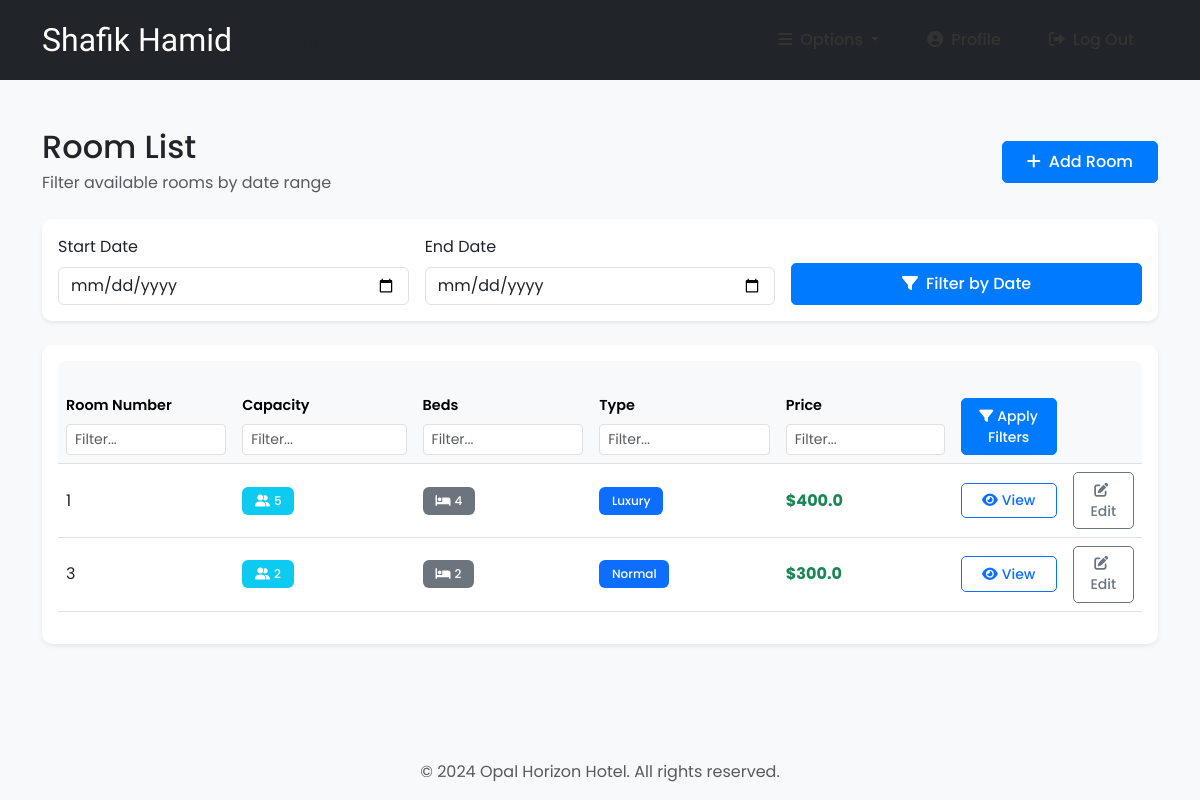
The app's page /rooms/ (signed in), older data.
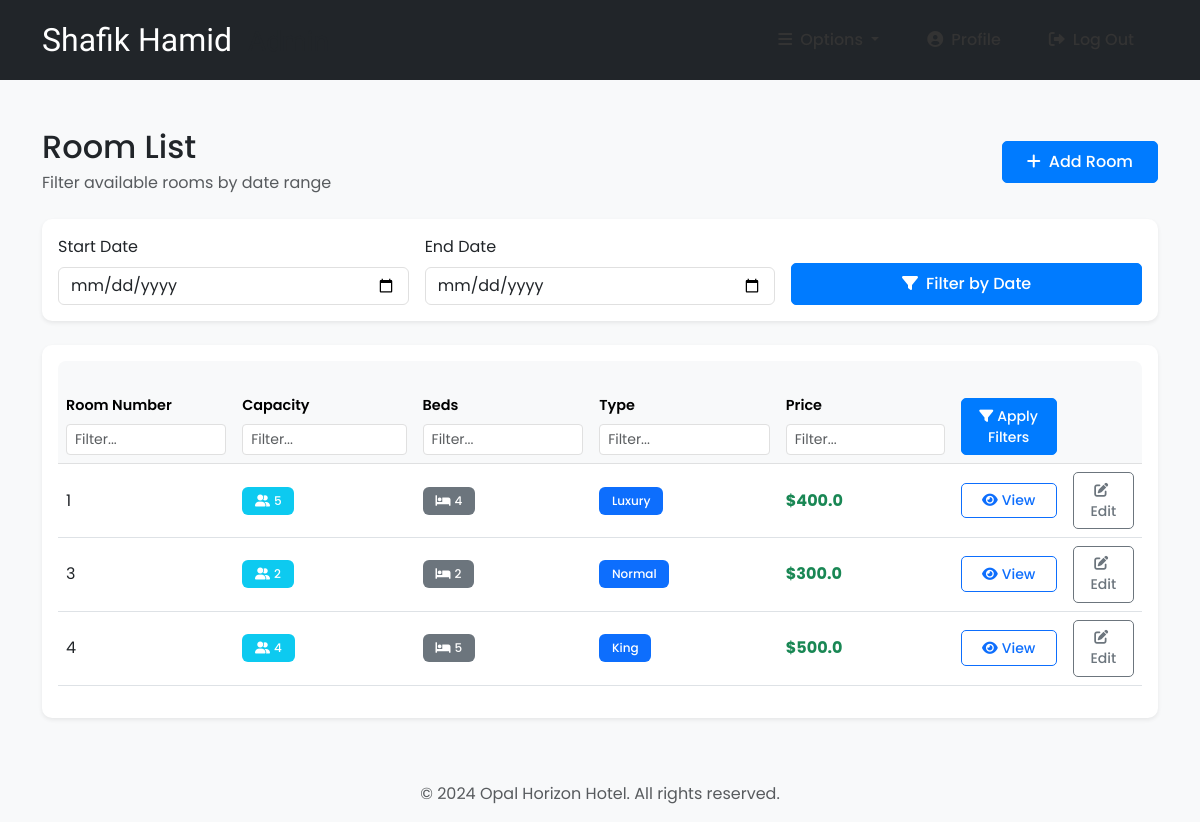
The same page, newer data.
### room/models.py (models this page shows, shortened)
class Room(models.Model):
    ROOM_TYPES = (
        ('King', 'King'),
        ('Luxury', 'Luxury'),
        ('Normal', 'Normal'),
        ('Economic', 'Economic'),
    )
    number = models.IntegerField(primary_key=True)
    capacity = models.SmallIntegerField()
    numberOfBeds = models.SmallIntegerField()
    roomType = models.CharField(max_length=20, choices=ROOM_TYPES)
    price = models.FloatField()
    statusStartDate = models.DateField(null=True)
    statusEndDate = models.DateField(null=True)
    main_image = models.ImageField(upload_to='rooms/', null=True, blank=True)
    image_1 = models.ImageField(upload_to='rooms/', null=True, blank=True)
    image_2 = models.ImageField(upload_to='rooms/', null=True, blank=True)
    image_3 = models.ImageField(upload_to='rooms/', null=True, blank=True)
    description = models.TextField(null=True, blank=True)

### room/views.py (the view, shortened to what this page needs)
# urls.py: path('rooms/', rooms, name="rooms"),
@ login_required(login_url='login')
def rooms(request):
    role = str(request.user.groups.all()[0])
    path = role + "/"
    rooms = Room.objects.all()
    firstDayStr = None
    lastDateStr = None
    def chech_availability(fd, ed):
        availableRooms = []
        for room in rooms:
            availList = []
            bookingList = Booking.objects.filter(roomNumber=room)
            if room.statusStartDate == None:
                for booking in bookingList:
                    if booking.startDate > ed.date() or booking.endDate < fd.date():
                        availList.append(True)
                    else:
                        availList.append(False)
                if all(availList):
                    availableRooms.append(room)
            else:
                if room.statusStartDate > ed.date() or room.statusEndDate < fd.date():
                    for booking in bookingList:
                        if booking.startDate > ed.date() or booking.endDate < fd.date():
                            availList.append(True)
                        else:
                            availList.append(False)
                        if all(availList):
                            availableRooms.append(room)
        return availableRooms
    firstDay = None
    lastDate = None
    context = {
        "role": role,
        'rooms': rooms,
        'fd': firstDayStr if firstDayStr else '',
        'ld': lastDateStr if lastDateStr else ''
    }
    return render(request, path + "rooms.html", context)

### templates/admin/rooms.html
{% block context %}
{% include '../common_pages/rooms.html' %}
{% endblock %}

### templates/common_pages/rooms.html (shortened to what the changed rows need)
{% extends 'index.html' %}
{% block context %}
<div class="container py-5">
    <div class="d-flex justify-content-between align-items-center mb-4">
        <div>
            <h2 class="mb-1">Room List</h2>
        </div>
    </div>
    <div class="card shadow-sm">
        <div class="card-body">
            <form action="" method="POST">
                <div class="table-responsive">
                    <table class="table table-hover align-middle">
                        <thead class="table-light">
                            <tr>
                                <th>
                                    <div class="mb-2">Room Number</div>
                                    <input type="number" name="number" value="{{number}}"
                                        class="form-control form-control-sm" placeholder="Filter...">
                                </th>
                                <th>
                                    <div class="mb-2">Capacity</div>
                                    <input type="number" name="capacity" value="{{capacity}}"
                                        class="form-control form-control-sm" placeholder="Filter...">
                                </th>
                                <th>
                                    <div class="mb-2">Beds</div>
                                    <input type="number" name="nob" value="{{nob}}" class="form-control form-control-sm"
                                        placeholder="Filter...">
                                </th>
                                <th>
                                    <div class="mb-2">Type</div>
                                    <input type="text" name="type" value="{{type}}" class="form-control form-control-sm"
                                        placeholder="Filter...">
                                </th>
                                <th>
                                    <div class="mb-2">Price</div>
                                    <input type="number" step="0.01" name="price" value="{{price}}"
                                        class="form-control form-control-sm" placeholder="Filter...">
                                </th>
                                <th>
                                    <div class="mb-2">&nbsp;</div>
                                    <button type="submit" name="filter" class="btn btn-primary btn-sm w-100">
                                        <i class="fas fa-filter me-1"></i>Apply Filters
                                    </button>
                                </th>
                                {% if role != "guest" and role == 'manager' or role == 'admin' %}
                                <th></th>
                                {% endif %}
                            </tr>
                        </thead>
                        <tbody>
                            {% for room in rooms %}
                            <tr>
                                <td>{{ room.number }}</td>
                                <td>
                                    <span class="badge bg-info">
                                        <i class="fas fa-user-friends me-1"></i>{{ room.capacity }}
                                    </span>
                                </td>
                                <td>
                                    <span class="badge bg-secondary">
                                        <i class="fas fa-bed me-1"></i>{{ room.numberOfBeds }}
                                    </span>
                                </td>
                                <td>
                                    <span class="badge bg-primary">{{ room.roomType }}</span>
                                </td>
                                <td>
                                    <span class="fw-bold text-success">${{ room.price }}</span>
                                </td>
                                <td>
                                    {% if role != "guest" %}
                                    <a href="{% url 'room-profile' room.number %}"
                                        class="btn btn-outline-primary btn-sm w-100">
                                        <i class="fas fa-eye me-1"></i>View
                                    </a>
                                    {% endif %}
                                </td>
                                {% if role == 'manager' or role == 'admin' %}
                                <td>
                                    <a href="{% url 'room-edit' room.number %}"
                                        class="btn btn-outline-secondary btn-sm w-100">
                                        <i class="fas fa-edit me-1"></i>Edit
                                    </a>
                                </td>
                                {% endif %}
                            </tr>
                            {% endfor %}
                        </tbody>
                    </table>
                </div>
            </form>
        </div>
    </div>
</div>
{% endblock %}

Row changes from the older to the newer data that the page shows:
added Room: number "4", capacity "4", numberOfBeds "5", roomType "King", price "500.0"
